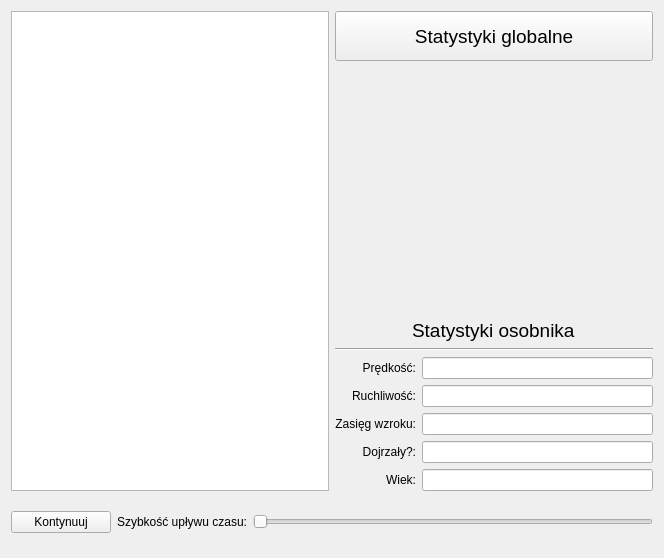
<?xml version="1.0" encoding="UTF-8"?>
<ui version="4.0">
 <class>SimuWidget</class>
 <widget class="QWidget" name="SimuWidget">
  <property name="geometry">
   <rect>
    <x>0</x>
    <y>0</y>
    <width>664</width>
    <height>558</height>
   </rect>
  </property>
  <property name="windowTitle">
   <string>Form</string>
  </property>
  <layout class="QGridLayout" name="gridLayout_2">
   <item row="0" column="0">
    <widget class="QGraphicsView" name="graphicsView"/>
   </item>
   <item row="0" column="1">
    <layout class="QGridLayout" name="gridLayout">
     <item row="0" column="0" colspan="2">
      <widget class="QPushButton" name="statsButton">
       <property name="minimumSize">
        <size>
         <width>0</width>
         <height>50</height>
        </size>
       </property>
       <property name="font">
        <font>
         <pointsize>14</pointsize>
        </font>
       </property>
       <property name="text">
        <string>Statystyki globalne</string>
       </property>
      </widget>
     </item>
     <item row="1" column="0" colspan="2" alignment="Qt::AlignHCenter">
      <widget class="QLabel" name="label_5">
       <property name="font">
        <font>
         <pointsize>14</pointsize>
        </font>
       </property>
       <property name="text">
        <string>Statystyki osobnika</string>
       </property>
       <property name="alignment">
        <set>Qt::AlignBottom|Qt::AlignLeading|Qt::AlignLeft</set>
       </property>
      </widget>
     </item>
     <item row="2" column="0" colspan="2">
      <widget class="Line" name="line">
       <property name="orientation">
        <enum>Qt::Horizontal</enum>
       </property>
      </widget>
     </item>
     <item row="3" column="0">
      <widget class="QLabel" name="label_2">
       <property name="text">
        <string>Prędkość:</string>
       </property>
       <property name="alignment">
        <set>Qt::AlignRight|Qt::AlignTrailing|Qt::AlignVCenter</set>
       </property>
      </widget>
     </item>
     <item row="3" column="1">
      <widget class="QLineEdit" name="speedLineEdit"/>
     </item>
     <item row="4" column="0">
      <widget class="QLabel" name="label_3">
       <property name="text">
        <string>Ruchliwość:</string>
       </property>
       <property name="alignment">
        <set>Qt::AlignRight|Qt::AlignTrailing|Qt::AlignVCenter</set>
       </property>
      </widget>
     </item>
     <item row="4" column="1">
      <widget class="QLineEdit" name="activenessLineEdit">
       <property name="text">
        <string/>
       </property>
      </widget>
     </item>
     <item row="5" column="0">
      <widget class="QLabel" name="label_4">
       <property name="text">
        <string>Zasięg wzroku:</string>
       </property>
       <property name="alignment">
        <set>Qt::AlignRight|Qt::AlignTrailing|Qt::AlignVCenter</set>
       </property>
      </widget>
     </item>
     <item row="5" column="1">
      <widget class="QLineEdit" name="sightLineEdit">
       <property name="text">
        <string/>
       </property>
      </widget>
     </item>
     <item row="6" column="0">
      <widget class="QLabel" name="label_6">
       <property name="text">
        <string>Dojrzały?:</string>
       </property>
       <property name="alignment">
        <set>Qt::AlignRight|Qt::AlignTrailing|Qt::AlignVCenter</set>
       </property>
      </widget>
     </item>
     <item row="6" column="1">
      <widget class="QLineEdit" name="readyLineEdit">
       <property name="text">
        <string/>
       </property>
      </widget>
     </item>
     <item row="7" column="0">
      <widget class="QLabel" name="label_7">
       <property name="text">
        <string>Wiek:</string>
       </property>
       <property name="alignment">
        <set>Qt::AlignRight|Qt::AlignTrailing|Qt::AlignVCenter</set>
       </property>
      </widget>
     </item>
     <item row="7" column="1">
      <widget class="QLineEdit" name="ageLineEdit">
       <property name="text">
        <string/>
       </property>
      </widget>
     </item>
    </layout>
   </item>
   <item row="1" column="0" colspan="2">
    <layout class="QHBoxLayout" name="horizontalLayout">
     <item>
      <widget class="QPushButton" name="playPauseButton">
       <property name="minimumSize">
        <size>
         <width>100</width>
         <height>0</height>
        </size>
       </property>
       <property name="text">
        <string>Kontynuuj</string>
       </property>
      </widget>
     </item>
     <item>
      <widget class="QLabel" name="label">
       <property name="text">
        <string>Szybkość upływu czasu:</string>
       </property>
      </widget>
     </item>
     <item>
      <widget class="QSlider" name="timeSlider">
       <property name="minimumSize">
        <size>
         <width>0</width>
         <height>50</height>
        </size>
       </property>
       <property name="orientation">
        <enum>Qt::Horizontal</enum>
       </property>
      </widget>
     </item>
    </layout>
   </item>
  </layout>
 </widget>
 <resources/>
 <connections/>
</ui>
